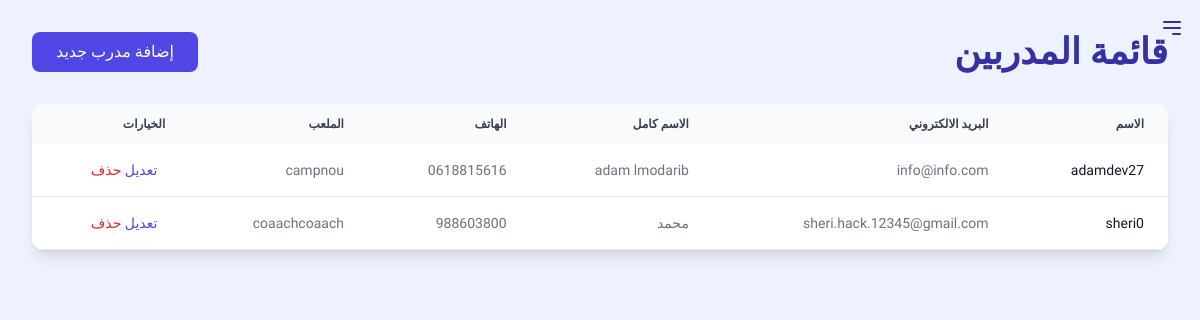
The page /club_dashboard/viewCoachs (signed in) on the database its author committed.
### accounts/models.py (models this page shows, shortened)
class UserProfile(models.Model):
    user = models.OneToOneField(User, on_delete=models.CASCADE)
    profile_image_base64 = models.TextField(blank=True, null=True)
    account_type = models.CharField(max_length=250, choices=AccountTypeChoices)
    creation_date = models.DateTimeField(auto_now_add=True)
    director_profile = models.ForeignKey('DirectorProfile', on_delete=models.SET_NULL, null=True, blank=True)
    student_profile = models.ForeignKey('StudentProfile', on_delete=models.SET_NULL, null=True, blank=True)
    Coach_profile = models.ForeignKey('CoachProfile', on_delete=models.SET_NULL, null=True, blank=True)
    is_active = models.BooleanField(default=False)
    last_active_datetime = models.DateTimeField(null=True, blank=True)
    is_in_chat = models.BooleanField(default=False)

class CoachProfile(models.Model):
    full_name = models.CharField(max_length=50)
    phone = models.CharField(max_length=50)
    stadium = models.CharField(max_length=50)
    major = models.CharField(max_length=50, null=True)
    about = models.TextField(null=True)
    club = models.ForeignKey('ClubsModel', on_delete=models.SET_NULL, null=True)
    creation_date = models.DateTimeField(auto_now_add=True)

### club_dashboard/views.py (the view)
# urls.py: path('viewCoachs', views.viewCoachs, name="viewCoachs"),
def viewCoachs(request):
    user = request.user
    coach_userprofile = UserProfile.objects.filter(account_type='4', Coach_profile__club=user.userprofile.director_profile.club)
    return render(request, 'club_dashboard/coachs/viewCoachs.html', {'coach_userprofile':coach_userprofile})

### messenger/templatetags/messenger_tags.py (called while the page is built)
@register.simple_tag
@stringfilter
def get_user_club(user_id):
    user = User.objects.get(id=user_id)
    club = getUserClub(user)
    return club

### messenger/views.py (called while the page is built)
def getUserClub(user):
    userprofile = user.userprofile
    if userprofile.account_type == '2':
        return userprofile.director_profile.club
    elif user.userprofile.account_type == '3':
        return userprofile.student_profile.club
    elif user.userprofile.account_type == '4':
        return userprofile.Coach_profile.club
    else:
        return None

### templates/club_dashboard/coachs/viewCoachs.html
{% extends "base_club_dashboard.html" %} {% block content %}
<div class="xl:pr-[20%] bg-indigo-50 w-full px-4 md:px-8 min-h-screen pb-12">
  <div class="flex justify-between items-center py-8">
    <h1 class="text-4xl font-bold text-indigo-800">قائمة المدربين</h1>
    <a
      href="/club_dashboard/addCoach"
      class="bg-indigo-600 text-white px-6 py-2 rounded-lg hover:bg-indigo-700 transition duration-300"
    >
      إضافة مدرب جديد
    </a>
  </div>
  <div class="bg-white rounded-xl shadow-lg overflow-hidden">
    <table class="w-full text-sm text-right text-gray-500">
      <thead class="text-xs text-gray-700 uppercase bg-gray-50">
        <tr>
          <th scope="col" class="px-6 py-3">الاسم</th>
          <th scope="col" class="px-6 py-3">البريد الالكتروني</th>
          <th scope="col" class="px-6 py-3">الاسم كامل</th>
          <th scope="col" class="px-6 py-3">الهاتف</th>
          <th scope="col" class="px-6 py-3">الملعب</th>
          <th scope="col" class="px-6 py-3">الخيارات</th>
        </tr>
      </thead>
      <tbody>
        {% for coach in coach_userprofile %}
        <tr class="bg-white border-b hover:bg-gray-50">
          <td class="px-6 py-4 font-medium text-gray-900">
            {{ coach.user.username }}
          </td>
          <td class="px-6 py-4">{{ coach.user.email }}</td>
          <td class="px-6 py-4">{{ coach.Coach_profile.full_name }}</td>
          <td class="px-6 py-4">{{ coach.Coach_profile.phone }}</td>
          <td class="px-6 py-4">{{ coach.Coach_profile.stadium }}</td>
          <td class="px-6 py-4">
            <a href="{% url 'editCoach' coach.Coach_profile.id %}" class="font-medium text-indigo-600 hover:underline mr-2"
              >تعديل</a
            >
            <a href="{% url 'deleteCoach' coach.Coach_profile.id %}" class="font-medium text-red-600 hover:underline">حذف</a>
          </td>
        </tr>
        {% empty %}
        <tr class="bg-white border-b">
          <td colspan="6" class="px-6 py-4 text-center text-gray-500">
            لا يوجد مدربين حالياً
          </td>
        </tr>
        {% endfor %}
      </tbody>
    </table>
  </div>
</div>
{% endblock %}

### templates/base_club_dashboard.html (style rules this page uses)
body { font-family: "Cairo", sans-serif; }

### rows shown on the page
UserProfile: user.username "adamdev27", user.email "info@info.com", Coach_profile.full_name "adam lmodarib", Coach_profile.phone "0618815616", Coach_profile.stadium "campnou"
UserProfile: user.username "sheri0", user.email "sheri.hack.12345@gmail.com", Coach_profile.full_name "محمد", Coach_profile.phone "988603800", Coach_profile.stadium "coaachcoaach"
